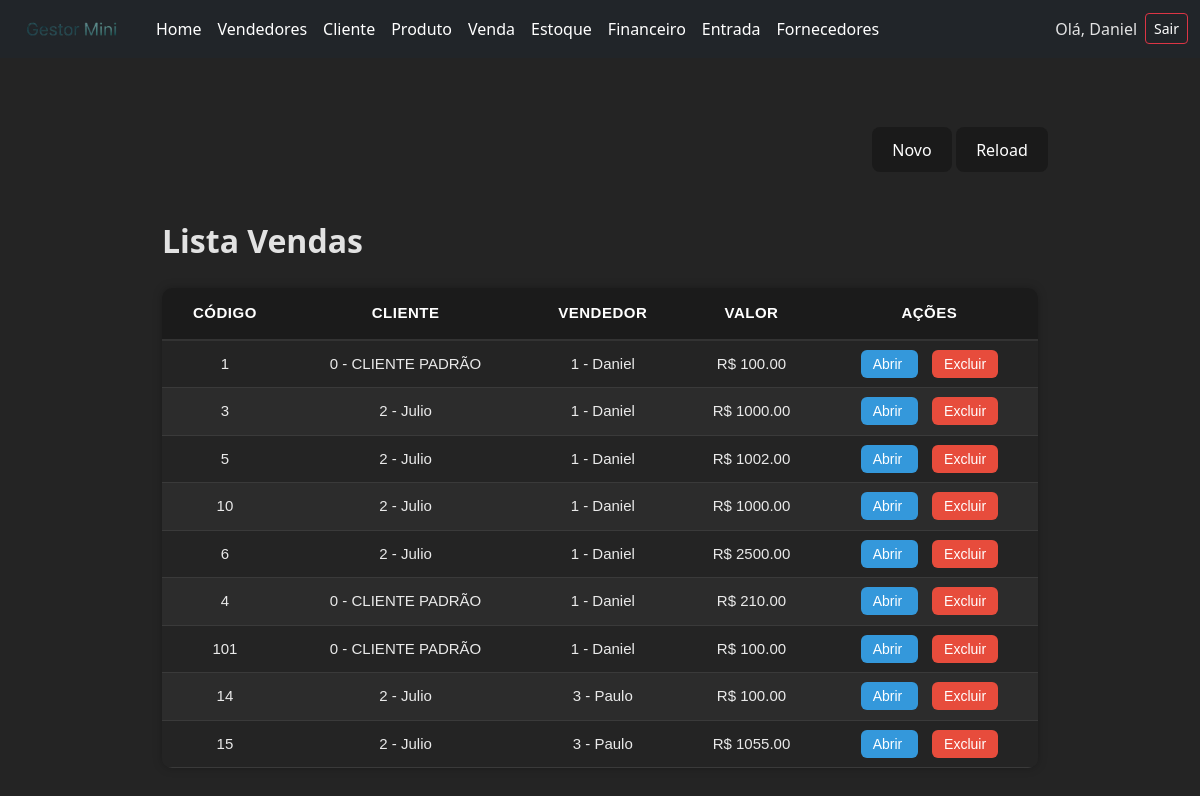
/venda/ (signed in), run on the app's committed database.
### core/models.py (models this page shows, shortened)
class Venda(models.Model):
    codigo = models.IntegerField()
    cliente = models.ForeignKey(Cliente, on_delete=models.PROTECT)
    vendedor = models.ForeignKey(Vendedor, on_delete=models.PROTECT)
    valor = models.DecimalField(max_digits=10,decimal_places=2)

class Cliente(models.Model):
    codigo = models.IntegerField()
    nome = models.CharField(max_length=100)
    def __str__(self):
        return f"{self.codigo} - {self.nome}"

class Vendedor(models.Model):
    codigo = models.IntegerField()
    nome = models.CharField(max_length=100)
    def __str__(self):
        return f" {self.codigo} - {self.nome}"

### core/views.py (the view)
# urls.py: path('venda/',views.vendaview,name='vendas'),
@login_required
def vendaview(request):
    vendas = Venda.objects.all()
    return render(request,'modelos/vendas.html',{'vendas':vendas})

### core/templates/modelos/vendas.html (shortened to what this page needs)
<!DOCTYPE html>
<html lang="en">
<head>
    {% load static %}
    <link rel="stylesheet" href="{% static 'venda.css' %}">
    <link href="https://cdn.jsdelivr.net/npm/bootstrap@5.3.2/dist/css/bootstrap.min.css" rel="stylesheet">
</head>
<body>
    {% include 'components/navbar.html' %}
    <div class="divcentral">
        <div class="controlebuttons">
            <div class="buttonsalign">
                <button class="buttonp">
                    <a href="{% url 'gerarvenda' %}">Novo</a>
                </button>
                <button class="buttonp">
                    <a href="{% url 'vendas' %}">Reload</a>
                </button>
            </div>
        </div>
        <div class="grid">
            <h2 class="boldtext">Lista Vendas</h2>
            <table class="tabela-vendedores">
                <thead>
                    <tr>
                        <th class="text-center">Código</th>
                        <th class="text-center">Cliente</th>
                        <th class="text-center">Vendedor</th>
                        <th class="text-center">Valor</th>
                        <th class="text-center">Ações</th>
                    </tr>
                </thead>
                <tbody>
                    {% for v in vendas %}
                    <tr>
                        <td class="text-center">{{ v.codigo }}</td>
                        <td class="text-center">{{ v.cliente }}</td>
                        <td class="text-center">{{ v.vendedor }}</td>
                        <td class="text-center">R$ {{ v.valor }}</td>
                        <td class="text-center">
                            <a href="{% url 'cadastrovenda' v.id %}" class="btn-detalhe me-2">
                                Abrir
                            </a>
                            <a href="{% url 'removervenda' v.id %}" class="btn-delete">
                                Excluir
                            </a>
                        </td>
                    </tr>
                    {% endfor %}
                </tbody>
            </table>
        </div>
    </div>
</body>
</html>

### core/templates/components/navbar.html (shortened to what this page needs)
<!DOCTYPE html>
<html lang="en">
<head>
    <link href="https://cdn.jsdelivr.net/npm/bootstrap@5.3.3/dist/css/bootstrap.min.css" rel="stylesheet">
    {% load static %}
    <link rel="stylesheet" href="{% static 'style.css'%}">
</head>
<body>
    <nav class="navbar navbar-expand-lg navbar-dark bg-dark">
  <div class="container-fluid">
    <a class="navbar-brand" href="{% url 'home' %}"><img class="img" src="{% static 'images/fraselogo.png' %}" alt=""></a>
    <div class="collapse navbar-collapse" id="navbarMenu">
      <ul class="navbar-nav me-auto mb-2 mb-lg-0">
        <li class="nav-item">
          <a class="nav-link active" href="{% url 'home' %}">Home</a>
        </li>
        <li class="nav-item">
          <a class="nav-link" href="{%url 'vendedores' %}">Vendedores</a>
        </li>
        <li class="nav-item">
          <a class="nav-link" href="{% url 'clientes' %}">Cliente</a>
        </li>
        <li class="nav-item">
          <a class="nav-link" href="{% url 'produtos' %}">Produto</a>
        </li>
        <li class="nav-item">
          <a class="nav-link" href="{% url 'vendas' %}">Venda</a>
        </li>
        <li class="nav-item">
          <a class="nav-link" href="{% url 'estoque' %}">Estoque</a>
        </li>
        <li class="nav-item">
          <a class="nav-link" href="{% url 'duplicatas' %}">Financeiro</a>
        </li>
        <li>
          <a class="nav-link" href="{% url 'entradas' %}">Entrada</a>
        </li>
        <li>
          <a class="nav-link" href="{% url 'fornecedores' %}">Fornecedores</a>
        </li>
      </ul>
      {% if user.is_authenticated %}
      <div class="d-flex align-items-center ms-auto mb-2 mb-lg-0">
          <small class="me-2 nav-link">Olá, {{ user.username }}</small>
          <a href="{% url 'logout' %}" class="btn btn-outline-danger btn-sm">Sair</a>
      </div>
      {% else %}
      <div class="d-flex">
        <a href="/login" class="btn btn-outline-light">Login</a>
      </div>
      {% endif %}
    </div>
  </div>
</nav>
</body>
</html>

### static/venda.css (style rules this page uses)
* { margin: 0; padding: 0; box-sizing: border-box; }
a { font-weight: 500 !important; color: #ffffff !important; text-decoration: inherit !important; }
body { color: rgba(255, 255, 255, 0.87) !important; background-color: #242424 !important; width: 100%; }
.divcentral { height: 20em; padding-top: 30px; display: flex; align-items: center; flex-direction: column; justify-content: space-evenly; background-color: #242424; }
.buttonp { border-radius: 8px; border: 1px solid #333; padding: 0.6em 1.2em; font-size: 1em; font-weight: 500; background-color: #1a1a1a; cursor: pointer; transition: 0.25s ease; }
.controlebuttons { width: 75%; display: flex; align-items: center; justify-content: end; }
.buttonsalign { display: flex; width: 20%; justify-content: space-around; align-items: center; }
.grid { width: 73%; display: flex; justify-content: start; align-items: start; flex-direction: column; margin-top: 10px; }
.tabela-vendedores { width: 100%; border-collapse: collapse; margin-top: 20px; font-family: Arial, sans-serif; font-size: 15px; background-color: #242424; border-radius: 10px; overflow: hidden; box-shadow: 0 0 10px rgba(0,0,0,0.25); }
.tabela-vendedores thead th { background-color: #1b1b1b !important; color: #ffffff; text-align: left; padding: 14px 16px; font-weight: 700; text-transform: uppercase; letter-spacing: 0.5px; border-bottom: 2px solid #333; }
.tabela-vendedores tbody tr:nth-child(even) { background-color: #2c2c2c; }
.tabela-vendedores tbody tr:nth-child(odd) { background-color: #242424; }
.tabela-vendedores th, .tabela-vendedores td { padding: 12px 14px; border-bottom: 1px solid #3a3a3a; color: #eaeaea; }
.btn-detalhe, .btn-delete { padding: 6px 12px; font-size: 14px; border-radius: 6px; text-decoration: none; color: white; transition: 0.2s; font-weight: 600; }
.btn-detalhe { background: #3498db; }
.btn-delete { background: #e74c3c; }
.boldtext { font-weight: bold; }
.buttonp { border-radius: 8px; border: 1px solid transparent; padding: 0.6em 1.2em; font-size: 1em; font-weight: 500; font-family: inherit; background-color: #1a1a1a; cursor: pointer; transition: border-color 0.25s; }
.grid { height: 40%; width: 73%; display: flex; justify-content: start; align-items: start; flex-direction: column; }
.btn-detalhe, .btn-delete { padding: 6px 12px; font-size: 14px; border-radius: 6px; text-decoration: none; color: white; transition: 0.2s; }
.btn-delete { background: #e74c3c; margin-left: 6px; }

### static/style.css (style rules this page uses)
.img { width: 120px; height: 30px; }

### data on the page
Venda: codigo "1", cliente "0 - CLIENTE PADRÃO", vendedor "1 - Daniel", valor "100.00"
Venda: codigo "3", cliente "2 - Julio", vendedor "1 - Daniel", valor "1000.00"
Venda: codigo "5", cliente "2 - Julio", vendedor "1 - Daniel", valor "1002.00"
Venda: codigo "10", cliente "2 - Julio", vendedor "1 - Daniel", valor "1000.00"
Venda: codigo "6", cliente "2 - Julio", vendedor "1 - Daniel", valor "2500.00"
Venda: codigo "4", cliente "0 - CLIENTE PADRÃO", vendedor "1 - Daniel", valor "210.00"
Venda: codigo "101", cliente "0 - CLIENTE PADRÃO", vendedor "1 - Daniel", valor "100.00"
Venda: codigo "14", cliente "2 - Julio", vendedor "3 - Paulo", valor "100.00"
Venda: codigo "15", cliente "2 - Julio", vendedor "3 - Paulo", valor "1055.00"

### other printed values
{{ user.username }} "Daniel"
